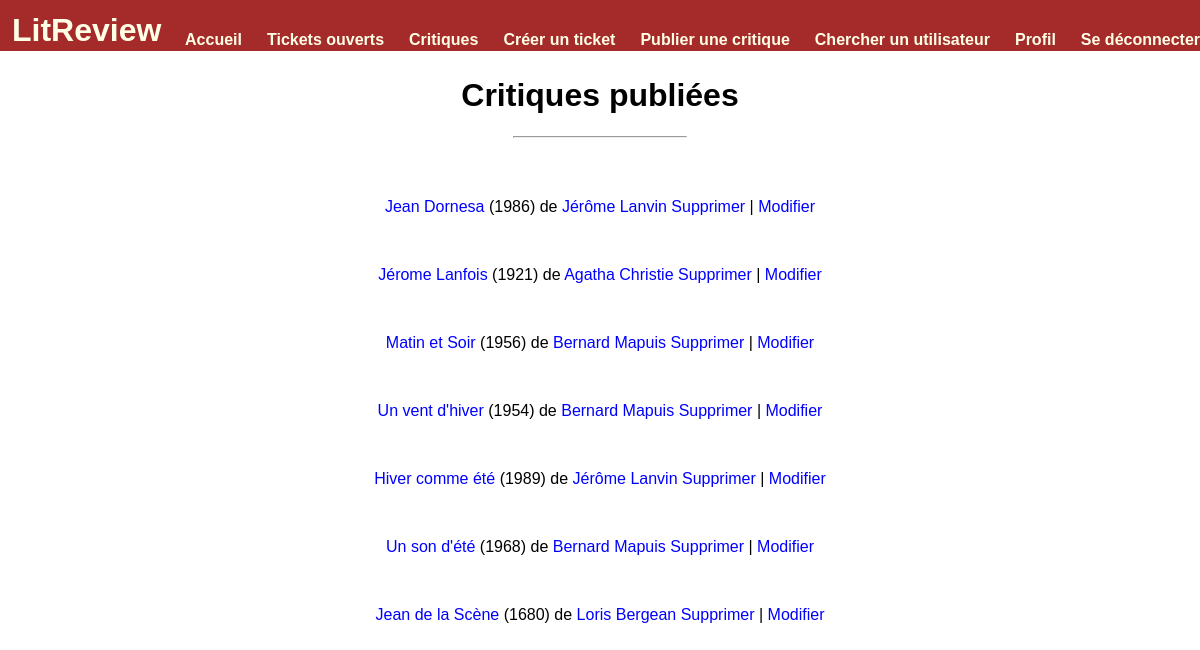
Page /profile/reviews/ (signed in) on the earlier database version.
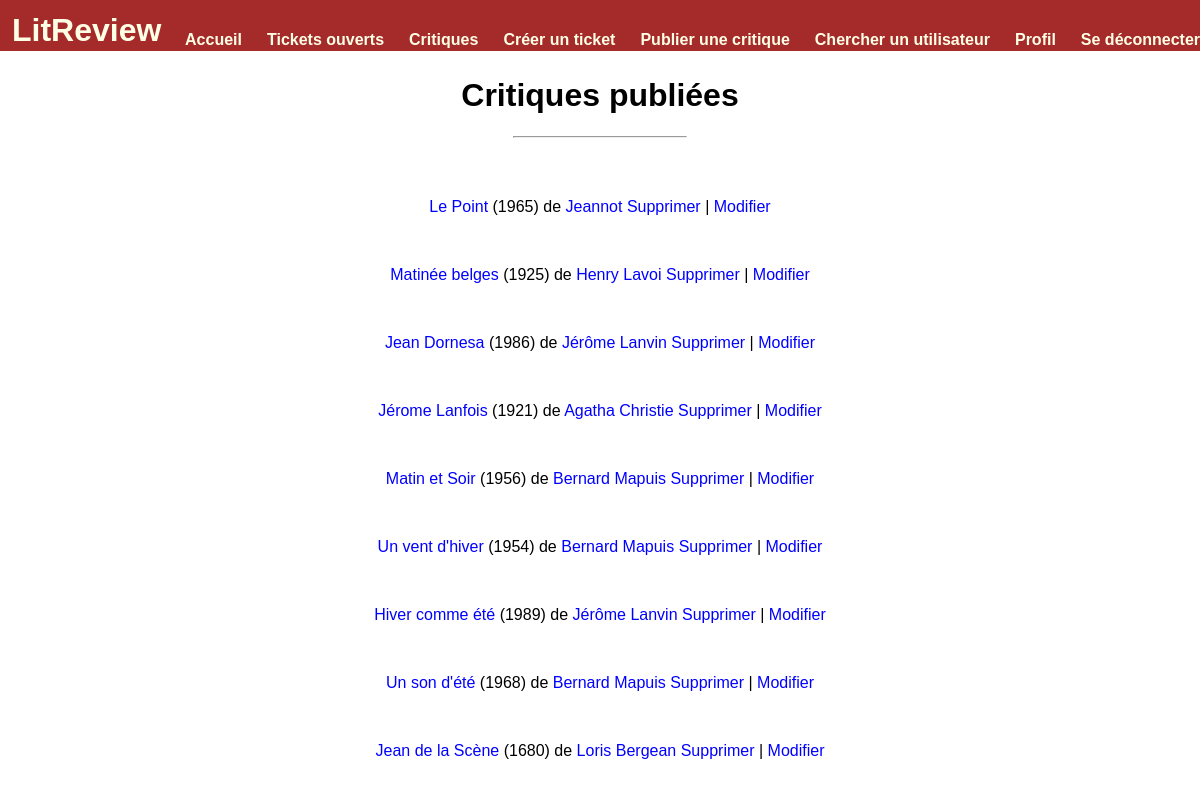
Same page on the later database version.
### blog/models.py (models this page shows, shortened)
class Review(models.Model):
    RATING_CHOICE = [(1, "1"), (2, "2"), (3, "3"), (4, "4"), (5, "5")]
    ticket = models.ForeignKey(to=Ticket, on_delete=models.CASCADE, blank=True, null=True)
    rating = models.PositiveSmallIntegerField(verbose_name='Notes', choices=RATING_CHOICE)
    headline = models.CharField(verbose_name="Titre", max_length=128)
    body = models.TextField(verbose_name="Critique", max_length=8192, blank=True)
    user = models.ForeignKey(to=settings.AUTH_USER_MODEL, on_delete=models.CASCADE)
    time_created = models.DateTimeField(auto_now_add=True)
    content_reference = models.CharField(verbose_name='Titre de la référence', max_length=80, blank=True, null=True)
    content_author = models.CharField(verbose_name='Nom de l\'auteur', max_length=80, blank=True, null=True)
    content_picture = models.ImageField(verbose_name='Image', upload_to='ticket', blank=True, null=True)
    publication_year = models.IntegerField(verbose_name='Date de publication',
                                           validators=[MinValueValidator(-400),
                                                       MaxValueValidator(datetime.date.today().year+1)],
                                           blank=True, null=True)
    class Meta:
        ordering = ['-time_created']

### blog/views.py (the view)
# urls.py: path('profile/reviews/', views.profile_reviews, name='profile-reviews'),
@login_required
def profile_reviews(request):
    guest_reviews = Review.objects.filter(user=request.user)
    context = {
        'item_list': guest_reviews,
        'heading_one': 'Critiques publiées',
        'empty_message': 'Vous n\'avez pas encore publié de critique',
        'page_ref': 'show-review',
        'delete_item': 'delete-review',
        'modify_item': 'modify-review',
    }
    return render(request, 'user/profile_list.html', context=context)

### blog/templatetags/blog_extras.py (called while the page is built)
@register.filter
def model_type(value):
    return type(value).__name__

@register.simple_tag(takes_context=True)
def add_paranthesis(context, content):
    if content:
        return f'({content})'
    else:
        return ''

### blog/templates/user/profile_list.html (shortened to what this page needs)
{% extends 'base.html' %}
{% load blog_extras %}
{% block content %}
<h1> {{ heading_one }} </h1>
<hr><br><br>
<div class="content-items">
{% if item_list %}
    {% for item in item_list %}
            <p>
                {% if item.status == False and item|model_type == "Ticket" %}
                    <a> {{item.content_reference }}</a>
                {% else %}
                    <a href="{% url page_ref item.id %}" >{{ item.content_reference }}</a>
                {% endif %}
                {% add_paranthesis item.publication_year %}
                de <a href="{% url 'author-page' item.content_author %}">{{ item.content_author }}</a>
                {% if item.status != True and item|model_type == 'Ticket' %}
                    <a> - Ticket fermé -> </a>
                    {% for review in review_list %}
                        {% if review.ticket.id == item.id %}
                            <a href="{% url 'show-review' review.id %}"> Critique </a>
                        {% endif %}
                    {% endfor %}
                {% else %}
                        <a href="{% url delete_item item.id %}" > Supprimer </a> |
                        <a href="{% url modify_item item.id %}" > Modifier </a>
                {% endif %}
            </p>
            <br>
    {% endfor %}
{% else %}
    <i> {{ empty_message }} </i>
{% endif %}
</div>
{% endblock %}

Differences in the rows shown:
added Review: content_reference "Le Point", publication_year "(1965)", content_author "Jeannot"
added Review: content_reference "Matinée belges", publication_year "(1925)", content_author "Henry Lavoi"
